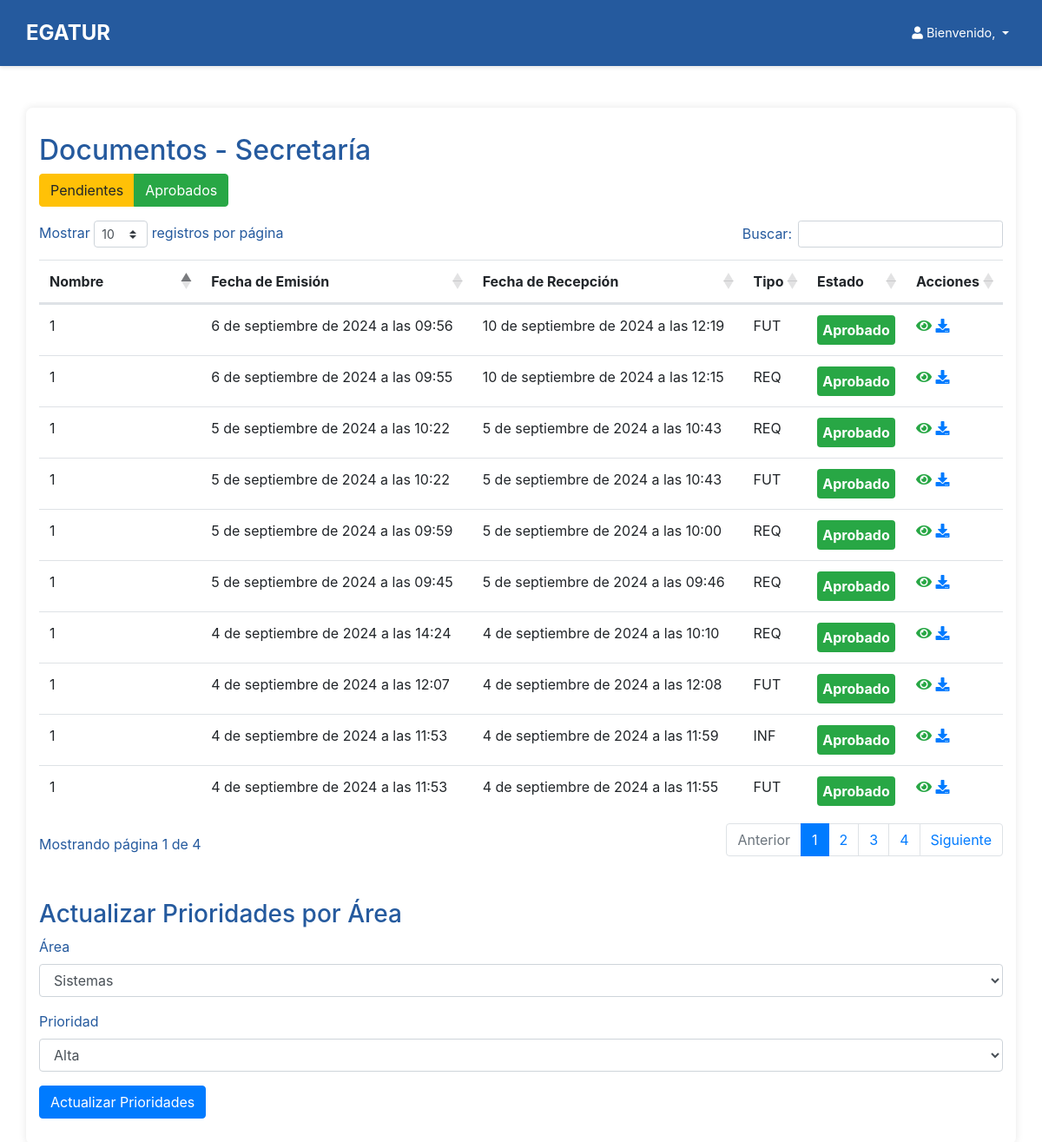
Page /secretaria_home/ on the committed database.
### myapp/models.py (models this page shows, shortened)
class Documento(models.Model):
    TIPOS_DOCUMENTO = [
        ('FUT', 'FUT'),
        ('REQ', 'Requerimientos'),
        ('INF', 'Informes')
    ]
    ESTADOS_DOCUMENTO = [
        ('PENDIENTE', 'Pendiente'),
        ('APROBADO', 'Aprobado'),
        ('DENEGADO', 'Denegado')
    ]
    usuario = models.ForeignKey(User, on_delete=models.CASCADE, related_name='documentos')
    tipo = models.CharField(max_length=3, choices=TIPOS_DOCUMENTO)
    archivo = models.FileField(upload_to='documentos/')
    archivo_firmado = models.FileField(upload_to='documentos_firmados/', null=True, blank=True)
    fecha_emision = models.DateTimeField(auto_now_add=True)
    fecha_recepcion = models.DateTimeField(null=True, blank=True)
    estado = models.CharField(max_length=9, choices=ESTADOS_DOCUMENTO, default='PENDIENTE')
    observacion = models.TextField(null=True, blank=True)
    pagado = models.BooleanField(default=False)  # Campo para indicar si el documento ha sido pagado
    visado = models.BooleanField(default=False)  # Nuevo campo para indicar si el documento ha sido visado

### myapp/views.py (the view)
# urls.py: path('secretaria_home/', secretaria_home_view, name='secretaria_home'),
def secretaria_home_view(request):
    documentos_aprobados = Documento.objects.filter(estado='APROBADO').order_by('-fecha_emision')
    documentos_pendientes = Documento.objects.filter(estado='PENDIENTE').order_by('-fecha_emision')
    prioridades_opciones = dict(PRIORIDADES_OPCIONES)
    areas_opciones = dict(AREAS_OPCIONES)
    return render(request, 'secretaria_home.html', {
        'documentos_aprobados': documentos_aprobados,
        'documentos_pendientes': documentos_pendientes,
        'prioridades_opciones': prioridades_opciones,
        'areas_opciones': areas_opciones
    })

### myapp/templates/secretaria_home.html (shortened to what this page needs)
<!DOCTYPE html>
<html lang="en">
<head>
    <link rel="stylesheet" href="https://stackpath.bootstrapcdn.com/bootstrap/4.5.2/css/bootstrap.min.css">
    <link rel="stylesheet" href="https://cdnjs.cloudflare.com/ajax/libs/font-awesome/5.15.4/css/all.min.css">
    <link rel="stylesheet" href="https://cdn.datatables.net/1.11.3/css/dataTables.bootstrap4.min.css">
        {% include 'header.html' %}
</head>
<body>
    <div class="container mt-5">
        <h2>Documentos - Secretaría</h2>
        <div class="btn-group mb-3">
            <button id="filter-pending" class="btn btn-warning">Pendientes</button>
            <button id="filter-approved" class="btn btn-success">Aprobados</button>
        </div>
        <div class="table-responsive">
            <table id="documents-table" class="table mt-3">
                <thead>
                    <tr>
                        <th>Nombre</th>
                        <th>Fecha de Emisión</th>
                        <th>Fecha de Recepción</th>
                        <th>Tipo</th>
                        <th>Estado</th>
                        <th>Acciones</th>
                    </tr>
                </thead>
                <tbody>
                    {% for documento in documentos_aprobados %}
                    <tr class="document-approved">
                        <td>{{ documento.usuario.username }}</td>
                        <td>{{ documento.fecha_emision }}</td>
                        <td>{{ documento.fecha_recepcion }}</td>
                        <td>{{ documento.tipo }}</td>
                        <td>
                            <div class="status-approved">Aprobado</div>
                        </td>
                        <td>
                            {% if documento.archivo_firmado %}
                                <a href="{{ documento.archivo_firmado.url }}" class="btn-view" title="Ver Archivo Firmado" target="_blank">
                                    <i class="fas fa-eye"></i>
                                </a>
                            {% endif %}
                            {% if documento.archivo_firmado %}
                                <a href="{{ documento.archivo_firmado.url }}" class="btn-download" title="Descargar Archivo" download="">
                                    <i class="fas fa-download"></i>
                                </a>
                            {% endif %}
                        </td>
                    </tr>
                    {% endfor %}
                </tbody>
            </table>
        </div>
<h3 class="mt-5">Actualizar Prioridades por Área</h3>
<form id="priority-form" method="post" action="{% url 'update_priorities' %}">
    <div class="form-group">
        <label for="area">Área</label>
        <select id="area" name="area" class="form-control">
            {% for key, value in areas_opciones.items %}
                <option value="{{ key }}">{{ value }}</option>
            {% endfor %}
        </select>
    </div>
    <div class="form-group">
        <label for="priority">Prioridad</label>
        <select id="priority" name="priority" class="form-control">
            {% for key, value in prioridades_opciones.items %}
                <option value="{{ key }}">{{ value }}</option>
            {% endfor %}
        </select>
    </div>
    <button type="submit" class="btn btn-primary">Actualizar Prioridades</button>
</form>
    </div>
</body>
</html>

### myapp/templates/header.html (shortened to what this page needs)
<!DOCTYPE html>
<html lang="en">
<head>
    <link rel="stylesheet" href="https://stackpath.bootstrapcdn.com/bootstrap/4.5.2/css/bootstrap.min.css">
    <link rel="stylesheet" href="https://cdnjs.cloudflare.com/ajax/libs/font-awesome/5.15.4/css/all.min.css">
</head>
<body>
    <nav class="navbar navbar-expand-lg header">
        <a class="navbar-brand" href="#">EGATUR</a>
        <div class="collapse navbar-collapse" id="navbarNav">
            <ul class="navbar-nav ml-auto">
                <li class="nav-item dropdown">
                    <a class="nav-link dropdown-toggle" href="#" id="userDropdown" role="button" aria-haspopup="true" aria-expanded="false">
                        <i class="fas fa-user"></i>
                        <span class="d-none d-md-inline"> Bienvenido, {{ user.get_full_name }}</span>
                    </a>
                </li>
            </ul>
        </div>
    </nav>
</body>
</html>

### myapp/templates/secretaria_home.html (style rules this page uses)
body { background-color: #255A9E; color: white; font-family: 'Roboto', sans-serif; }
.container { background-color: white; color: #255A9E; padding: 30px; border-radius: 8px; box-shadow: 0 0 10px rgba(0, 0, 0, 0.1); max-width: 1000px; margin: auto; }
.btn-view, .btn-download { color: #28a745; }
.btn-download { color: #007bff; }
.status-approved { background-color: #28a745; color: white; font-weight: bold; padding: 5px; border-radius: 4px; text-align: center; }

### myapp/templates/header.html (style rules this page uses)
.header { background-color: #255A9E; color: white; padding: 15px 30px; box-shadow: 0 2px 4px rgba(0, 0, 0, 0.1); }
.header .navbar-brand { color: white; font-size: 1.5rem; font-weight: bold; }
.header .nav-link { color: white; font-size: 0.9rem; }

### rows in the picture
Documento: usuario.username "1", fecha_emision "6 de septiembre de 2024 a las 09:56", fecha_recepcion "10 de septiembre de 2024 a las 12:19", tipo "FUT"
Documento: usuario.username "1", fecha_emision "6 de septiembre de 2024 a las 09:55", fecha_recepcion "10 de septiembre de 2024 a las 12:15", tipo "REQ"
Documento: usuario.username "1", fecha_emision "5 de septiembre de 2024 a las 10:22", fecha_recepcion "5 de septiembre de 2024 a las 10:43", tipo "REQ"
Documento: usuario.username "1", fecha_emision "5 de septiembre de 2024 a las 10:22", fecha_recepcion "5 de septiembre de 2024 a las 10:43", tipo "FUT"
Documento: usuario.username "1", fecha_emision "5 de septiembre de 2024 a las 09:59", fecha_recepcion "5 de septiembre de 2024 a las 10:00", tipo "REQ"
Documento: usuario.username "1", fecha_emision "5 de septiembre de 2024 a las 09:45", fecha_recepcion "5 de septiembre de 2024 a las 09:46", tipo "REQ"
Documento: usuario.username "1", fecha_emision "4 de septiembre de 2024 a las 14:24", fecha_recepcion "4 de septiembre de 2024 a las 10:10", tipo "REQ"
Documento: usuario.username "1", fecha_emision "4 de septiembre de 2024 a las 12:07", fecha_recepcion "4 de septiembre de 2024 a las 12:08", tipo "FUT"
Documento: usuario.username "1", fecha_emision "4 de septiembre de 2024 a las 11:53", fecha_recepcion "4 de septiembre de 2024 a las 11:59", tipo "INF"
Documento: usuario.username "1", fecha_emision "4 de septiembre de 2024 a las 11:53", fecha_recepcion "4 de septiembre de 2024 a las 11:55", tipo "FUT"

### other values in the picture
form field area "Sistemas"
form field priority "Alta"
